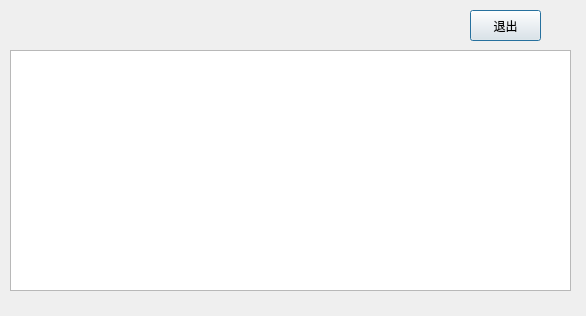
<?xml version="1.0" encoding="UTF-8"?>
<ui version="4.0">
 <class>ShowSaleRecordsDialog</class>
 <widget class="QDialog" name="ShowSaleRecordsDialog">
  <property name="geometry">
   <rect>
    <x>0</x>
    <y>0</y>
    <width>586</width>
    <height>316</height>
   </rect>
  </property>
  <property name="windowTitle">
   <string>Dialog</string>
  </property>
  <widget class="QTableView" name="tb_saleRecordInfo">
   <property name="geometry">
    <rect>
     <x>10</x>
     <y>50</y>
     <width>561</width>
     <height>241</height>
    </rect>
   </property>
  </widget>
  <widget class="QPushButton" name="btnExit">
   <property name="geometry">
    <rect>
     <x>470</x>
     <y>10</y>
     <width>71</width>
     <height>31</height>
    </rect>
   </property>
   <property name="text">
    <string>退出</string>
   </property>
  </widget>
 </widget>
 <resources/>
 <connections/>
</ui>
